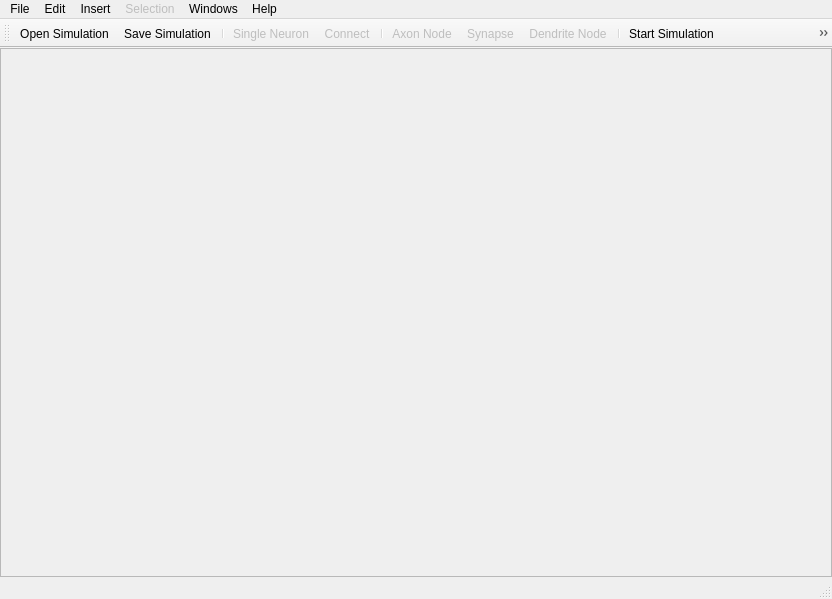
<?xml version="1.0" encoding="UTF-8"?>
<ui version="4.0">
 <class>MainWindow</class>
 <widget class="QMainWindow" name="MainWindow">
  <property name="geometry">
   <rect>
    <x>0</x>
    <y>0</y>
    <width>832</width>
    <height>599</height>
   </rect>
  </property>
  <property name="windowTitle">
   <string>neuro_edit</string>
  </property>
  <widget class="QWidget" name="centralWidget">
   <layout class="QHBoxLayout" name="horizontalLayout">
    <property name="margin">
     <number>0</number>
    </property>
    <item>
     <widget class="QFrame" name="center_frame">
      <property name="frameShape">
       <enum>QFrame::StyledPanel</enum>
      </property>
      <property name="frameShadow">
       <enum>QFrame::Raised</enum>
      </property>
     </widget>
    </item>
   </layout>
  </widget>
  <widget class="QMenuBar" name="menuBar">
   <property name="geometry">
    <rect>
     <x>0</x>
     <y>0</y>
     <width>832</width>
     <height>25</height>
    </rect>
   </property>
   <widget class="QMenu" name="menuFile">
    <property name="title">
     <string>File</string>
    </property>
    <widget class="QMenu" name="menuOpen_Recent">
     <property name="title">
      <string>Open Recent</string>
     </property>
    </widget>
    <addaction name="actionNew"/>
    <addaction name="actionLoad"/>
    <addaction name="actionSave"/>
    <addaction name="actionSave_as"/>
    <addaction name="menuOpen_Recent"/>
    <addaction name="actionClose"/>
    <addaction name="actionExport_Simulation_to_XML"/>
    <addaction name="actionImport_Simulation_from_XML"/>
    <addaction name="separator"/>
    <addaction name="actionQuit"/>
   </widget>
   <widget class="QMenu" name="menuEdit">
    <property name="title">
     <string>Edit</string>
    </property>
    <addaction name="actionUndo"/>
    <addaction name="actionRedo"/>
    <addaction name="separator"/>
    <addaction name="actionCut"/>
    <addaction name="actionCopy"/>
    <addaction name="actionPaste"/>
    <addaction name="separator"/>
    <addaction name="actionRemove"/>
   </widget>
   <widget class="QMenu" name="menuWindows">
    <property name="title">
     <string>Windows</string>
    </property>
   </widget>
   <widget class="QMenu" name="menuInsert">
    <property name="title">
     <string>Insert</string>
    </property>
    <addaction name="actionSingle_Neuron"/>
    <addaction name="actionConnect"/>
    <addaction name="actionAxon_Node"/>
    <addaction name="actionSynapse"/>
    <addaction name="actionDendrite_Node"/>
    <addaction name="actionCurrent_Inducer"/>
    <addaction name="actionSamples"/>
    <addaction name="actionLSM_column"/>
    <addaction name="actionLinear_Discriminator"/>
    <addaction name="actionGroup"/>
   </widget>
   <widget class="QMenu" name="menuHelp">
    <property name="title">
     <string>Help</string>
    </property>
    <addaction name="actionAbout"/>
   </widget>
   <widget class="QMenu" name="menuSelection">
    <property name="enabled">
     <bool>false</bool>
    </property>
    <property name="title">
     <string>Selection</string>
    </property>
    <widget class="QMenu" name="menuAdd_to_Group">
     <property name="title">
      <string>Add to Group</string>
     </property>
    </widget>
    <addaction name="menuAdd_to_Group"/>
   </widget>
   <addaction name="menuFile"/>
   <addaction name="menuEdit"/>
   <addaction name="menuInsert"/>
   <addaction name="menuSelection"/>
   <addaction name="menuWindows"/>
   <addaction name="menuHelp"/>
  </widget>
  <widget class="QToolBar" name="mainToolBar">
   <property name="iconSize">
    <size>
     <width>16</width>
     <height>16</height>
    </size>
   </property>
   <attribute name="toolBarArea">
    <enum>TopToolBarArea</enum>
   </attribute>
   <attribute name="toolBarBreak">
    <bool>false</bool>
   </attribute>
   <addaction name="actionLoad"/>
   <addaction name="actionSave"/>
   <addaction name="separator"/>
   <addaction name="actionSingle_Neuron"/>
   <addaction name="actionConnect"/>
   <addaction name="separator"/>
   <addaction name="actionAxon_Node"/>
   <addaction name="actionSynapse"/>
   <addaction name="actionDendrite_Node"/>
   <addaction name="separator"/>
   <addaction name="actionStart_Simulation"/>
   <addaction name="actionPause_Simulation"/>
  </widget>
  <widget class="QStatusBar" name="statusBar"/>
  <action name="actionSingle_Neuron">
   <property name="enabled">
    <bool>false</bool>
   </property>
   <property name="icon">
    <iconset resource="icons.qrc">
     <normaloff>:/icons/Resources/add_neuron.png</normaloff>:/icons/Resources/add_neuron.png</iconset>
   </property>
   <property name="text">
    <string>Single Neuron</string>
   </property>
   <property name="shortcut">
    <string>N</string>
   </property>
  </action>
  <action name="actionSave">
   <property name="icon">
    <iconset resource="icons.qrc">
     <normaloff>:/icons/Resources/save.png</normaloff>:/icons/Resources/save.png</iconset>
   </property>
   <property name="text">
    <string>Save Simulation</string>
   </property>
   <property name="shortcut">
    <string>Ctrl+S</string>
   </property>
  </action>
  <action name="actionLoad">
   <property name="icon">
    <iconset resource="icons.qrc">
     <normaloff>:/icons/Resources/load.png</normaloff>:/icons/Resources/load.png</iconset>
   </property>
   <property name="text">
    <string>Open Simulation</string>
   </property>
   <property name="shortcut">
    <string>Ctrl+O</string>
   </property>
  </action>
  <action name="actionClose">
   <property name="text">
    <string>Close</string>
   </property>
   <property name="shortcut">
    <string>Ctrl+W</string>
   </property>
  </action>
  <action name="actionQuit">
   <property name="text">
    <string>Quit</string>
   </property>
   <property name="shortcut">
    <string>Ctrl+Q</string>
   </property>
  </action>
  <action name="actionStart_Simulation">
   <property name="icon">
    <iconset resource="icons.qrc">
     <normaloff>:/icons/Resources/play.png</normaloff>:/icons/Resources/play.png</iconset>
   </property>
   <property name="text">
    <string>Start Simulation</string>
   </property>
   <property name="shortcut">
    <string>Ctrl+R</string>
   </property>
  </action>
  <action name="actionPause_Simulation">
   <property name="icon">
    <iconset resource="icons.qrc">
     <normaloff>:/icons/Resources/pause.png</normaloff>:/icons/Resources/pause.png</iconset>
   </property>
   <property name="text">
    <string>Pause Simulation</string>
   </property>
  </action>
  <action name="actionUndo">
   <property name="text">
    <string>Undo</string>
   </property>
   <property name="shortcut">
    <string>Ctrl+Z</string>
   </property>
  </action>
  <action name="actionRedo">
   <property name="text">
    <string>Redo</string>
   </property>
   <property name="shortcut">
    <string>Ctrl+Shift+Z</string>
   </property>
  </action>
  <action name="actionCut">
   <property name="enabled">
    <bool>false</bool>
   </property>
   <property name="text">
    <string>Cut</string>
   </property>
   <property name="shortcut">
    <string>Ctrl+X</string>
   </property>
  </action>
  <action name="actionCopy">
   <property name="enabled">
    <bool>false</bool>
   </property>
   <property name="text">
    <string>Copy</string>
   </property>
   <property name="shortcut">
    <string>Ctrl+C</string>
   </property>
  </action>
  <action name="actionPaste">
   <property name="enabled">
    <bool>false</bool>
   </property>
   <property name="text">
    <string>Paste</string>
   </property>
   <property name="shortcut">
    <string>Ctrl+V</string>
   </property>
  </action>
  <action name="actionConnect">
   <property name="enabled">
    <bool>false</bool>
   </property>
   <property name="icon">
    <iconset resource="icons.qrc">
     <normaloff>:/icons/Resources/connect.png</normaloff>:/icons/Resources/connect.png</iconset>
   </property>
   <property name="text">
    <string>Connect</string>
   </property>
   <property name="shortcut">
    <string>C</string>
   </property>
  </action>
  <action name="actionAbout">
   <property name="text">
    <string>About</string>
   </property>
  </action>
  <action name="actionAxon_Node">
   <property name="enabled">
    <bool>false</bool>
   </property>
   <property name="text">
    <string>Axon Node</string>
   </property>
   <property name="shortcut">
    <string>A</string>
   </property>
  </action>
  <action name="actionSynapse">
   <property name="enabled">
    <bool>false</bool>
   </property>
   <property name="text">
    <string>Synapse</string>
   </property>
  </action>
  <action name="actionDendrite_Node">
   <property name="enabled">
    <bool>false</bool>
   </property>
   <property name="text">
    <string>Dendrite Node</string>
   </property>
   <property name="shortcut">
    <string>D</string>
   </property>
  </action>
  <action name="actionNew">
   <property name="text">
    <string>New</string>
   </property>
   <property name="shortcut">
    <string>Ctrl+N</string>
   </property>
  </action>
  <action name="actionRemove">
   <property name="text">
    <string>Remove</string>
   </property>
   <property name="shortcut">
    <string>Backspace</string>
   </property>
  </action>
  <action name="actionSave_as">
   <property name="icon">
    <iconset resource="icons.qrc">
     <normaloff>:/icons/Resources/save.png</normaloff>:/icons/Resources/save.png</iconset>
   </property>
   <property name="text">
    <string>Save Simulation as...</string>
   </property>
   <property name="shortcut">
    <string>Ctrl+Shift+S</string>
   </property>
  </action>
  <action name="actionCurrent_Inducer">
   <property name="enabled">
    <bool>false</bool>
   </property>
   <property name="text">
    <string>Current Inducer</string>
   </property>
   <property name="shortcut">
    <string>I</string>
   </property>
  </action>
  <action name="actionSamples">
   <property name="enabled">
    <bool>false</bool>
   </property>
   <property name="text">
    <string>Samples</string>
   </property>
   <property name="shortcut">
    <string>S</string>
   </property>
  </action>
  <action name="actionLSM_column">
   <property name="enabled">
    <bool>false</bool>
   </property>
   <property name="text">
    <string>LSM column</string>
   </property>
   <property name="shortcut">
    <string>M</string>
   </property>
  </action>
  <action name="actionExport_Simulation_to_XML">
   <property name="text">
    <string>Export Simulation to XML...</string>
   </property>
  </action>
  <action name="actionImport_Simulation_from_XML">
   <property name="text">
    <string>Import Simulation from XML...</string>
   </property>
  </action>
  <action name="actionLinear_Discriminator">
   <property name="enabled">
    <bool>false</bool>
   </property>
   <property name="text">
    <string>Linear Discriminator</string>
   </property>
   <property name="shortcut">
    <string>L</string>
   </property>
  </action>
  <action name="actionGroup">
   <property name="enabled">
    <bool>false</bool>
   </property>
   <property name="text">
    <string>Group</string>
   </property>
   <property name="shortcut">
    <string>G</string>
   </property>
  </action>
 </widget>
 <layoutdefault spacing="6" margin="11"/>
 <resources>
  <include location="icons.qrc"/>
 </resources>
 <connections/>
</ui>
